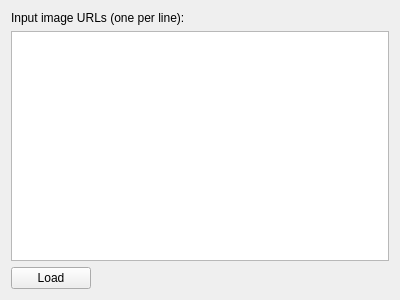
<?xml version="1.0" encoding="UTF-8"?>
<ui version="4.0">
 <class>Widget</class>
 <widget class="QWidget" name="Widget">
  <property name="geometry">
   <rect>
    <x>0</x>
    <y>0</y>
    <width>400</width>
    <height>300</height>
   </rect>
  </property>
  <property name="windowTitle">
   <string>Form</string>
  </property>
  <layout class="QVBoxLayout" name="verticalLayout">
   <item>
    <widget class="QLabel" name="label">
     <property name="text">
      <string>Input image URLs (one per line):</string>
     </property>
    </widget>
   </item>
   <item>
    <widget class="QPlainTextEdit" name="urls"/>
   </item>
   <item>
    <widget class="QPushButton" name="load">
     <property name="sizePolicy">
      <sizepolicy hsizetype="Fixed" vsizetype="Fixed">
       <horstretch>0</horstretch>
       <verstretch>0</verstretch>
      </sizepolicy>
     </property>
     <property name="text">
      <string>Load</string>
     </property>
    </widget>
   </item>
  </layout>
 </widget>
 <resources/>
 <connections/>
</ui>
